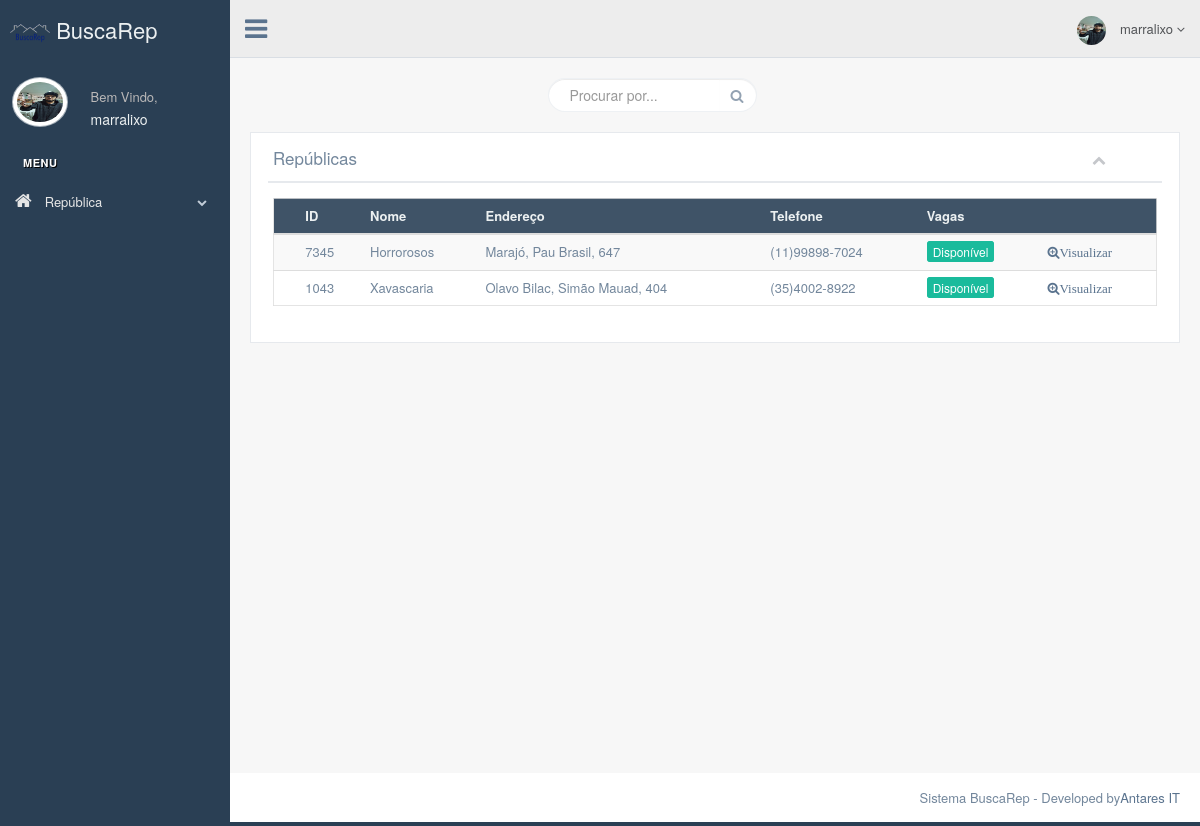
Page /production/loged_page_user.php (signed in) on the committed database.
### tables this page shows
CREATE TABLE `republica` (
  `id` int(8) NOT NULL,
  `name` varchar(25) NOT NULL,
  `type` varchar(10) NOT NULL,
  `state` varchar(20) NOT NULL,
  `city` varchar(30) NOT NULL,
  `street` varchar(45) NOT NULL,
  `neighborhood` varchar(20) NOT NULL,
  `number` int(4) NOT NULL,
  `complement` varchar(15) NOT NULL,
  `email` varchar(45) NOT NULL,
  `phone` varchar(20) NOT NULL,
  `qtd` int(2) NOT NULL,
  `services` varchar(80) DEFAULT NULL,
  `agency` varchar(20) NOT NULL,
  `dweller` int(2) NOT NULL DEFAULT '0',
  `able` tinyint(1) NOT NULL DEFAULT '1',
  `img_name` varchar(40) DEFAULT NULL,
  `ativo` tinyint(1) NOT NULL DEFAULT '1',
  `responsavel` varchar(20) NOT NULL
);

### production/loged_page_user.php (the view, shortened to what this page needs)
<?php
include_once __DIR__ . '/connection/connect.php';
$comando = "SELECT * FROM republica ORDER BY name ";
$resultado = $conn->query($comando);
?>
<!DOCTYPE html>
<html lang="en">
  <head>
    <link href="../vendors/bootstrap/dist/css/bootstrap.min.css" rel="stylesheet">
    <link href="../vendors/font-awesome/css/font-awesome.min.css" rel="stylesheet">
    <link href="../vendors/nprogress/nprogress.css" rel="stylesheet">
    <link href="../build/css/custom.min.css" rel="stylesheet">
  </head>
  <body class="nav-md">
    <div class="container body">
      <div class="main_container">
        <div class="col-md-3 left_col">
          <div class="left_col scroll-view">
			<div class="navbar nav_title" style="border: 0;"><a href="loged_page_user.php" class="site_title"> <img src="images/buscarep.png" width="40px" height="40px"> <span>BuscaRep</span></a></div>
            <div class="profile clearfix">
              <div class="profile_pic">
               <?php if ($_SESSION['user']['img_name'] == NULL):?>
               	<img src="images/user.png" alt="avatar" height="50px" width="50px" class="img-circle profile_img">
                <?php else:?>
                <img src="upload/<?=$_SESSION['user']['img_name']?>" height="50px" width="50px" alt="avatar" class="img-circle profile_img">
                <?php endif;?>
              </div>
              <div class="profile_info">
                <span>Bem Vindo,</span>
                <h2><?= $_SESSION['user']['user']?></h2>
              </div>
              <div class="clearfix"></div>
            </div>
            <br />
            <div id="sidebar-menu" class="main_menu_side hidden-print main_menu">
              <div class="menu_section">
                <h3>Menu</h3>
                <ul class="nav side-menu">
                  <li><a><em class="fa fa-home"></em> República <span class="fa fa-chevron-down"></span></a>
                  </li>
                </ul>
              </div>
            </div>
          </div>
        </div>
        <div class="top_nav">
          <div class="nav_menu">
            <nav>
              <div class="nav toggle">
                <a id="menu_toggle"><i class="fa fa-bars"></i></a>
              </div>
              <ul class="nav navbar-nav navbar-right">
                <li class="">
                  <a href="javascript:;" class="user-profile dropdown-toggle" data-toggle="dropdown" aria-expanded="false">
					<?php if ($_SESSION['user']['img_name'] == NULL):?>
					<img src="images/user.png" alt="">
					<?php else:?>
					<img src="upload/<?=$_SESSION['user']['img_name']?>" alt="">
					<?php endif;?><?= $_SESSION['user']['user']?>
                    <span class=" fa fa-angle-down"></span>
                  </a>
                </li>
              </ul>
            </nav>
          </div>
        </div>
        <div class="right_col" role="main">
          <div class="">
            <div class="page-title">
              <div class="title_right">
                <div class="col-md-5 col-sm-5 col-xs-12 form-group pull-right top_search">
                  <div class="input-group">
                    <input type="search" name="repsearch" class="form-control" placeholder="Procurar por...">
                    <span class="input-group-btn">
                      <button class="btn btn-default" type="button"><em class="fa fa-search"></em></button>
                    </span>
                  </div>
                </div>
              </div>
            </div>
				<div class="x_panel">
                  <div class="x_title">
                    <h2>Repúblicas</h2>
                    <ul class="nav navbar-right panel_toolbox">
                      <li><a class="collapse-link"><i class="fa fa-chevron-up"></i></a>
                      </li>
                    </ul>
                    <div class="clearfix"></div>
                  </div>
                  <div class="x_content">
                    <div class="table-responsive">
                      <table class="table table-striped jambo_table bulk_action">
                        <thead>
                          <tr class="headings">
                           	<th class="column-title"></th>
                            <th class="column-title">ID</th>
                            <th class="column-title">Nome</th>
                            <th class="column-title">Endereço</th>
                            <th class="column-title">Telefone</th>
                            <th class="column-title">Vagas</th>
                            <th class="column-title"></th>
                          </tr>
                        </thead>
                        <tbody>
                          <?php while($dado = mysqli_fetch_array($resultado)){ ?>
                           <tr class="even pointer">
                            <td class="a-center ">
                            </td>
                          	<td class=" "><?php echo $dado["id"]; ?></td>
                            <td class=" "><?php echo $dado["name"]; ?></td>
                            <td class=" "><?php echo $dado["neighborhood"] . ', ' .$dado["street"] . ', ' . $dado["number"]; ?></td>
                            <td class=" "><?php echo masc_tel($dado["phone"]);?></td>
                            <?php if($dado["able"]):?>
                            <td class=" "><botton class="border-dark bg-green btn-xs">Disponível</td>
                            <?php else:?>
                            <td class=" "><botton class="border-dark bg-red btn-xs">Indisponível</td>
                            <?php endif; ?>
                           	<td>
                            <a href="rep_view_page.php?id=<?php echo $dado["id"]?>" class="fa fa-search-plus" class="btn btn-xs">Visualizar</a>
                          	</td>
                          </tr>
                          <?php } ?>
                        </tbody>
                      </table>
                    </div>
                  </div>
                </div>
              </div>
            </div>
          </div>
        </div>
        <footer>
          <div class="pull-right">
            Sistema BuscaRep - Developed by<a href="https://antaresit.com">Antares IT</a>
          </div>
          <div class="clearfix"></div>
        </footer>
	<?php
	    function masc_tel($TEL) {
		$tam = strlen(preg_replace("/[^0-9]/", "", $TEL));
		  if ($tam == 11) {
		  return "(".substr($TEL,0,2).")".substr($TEL,2,5)."-".substr($TEL,7,11);
		  }
		  if ($tam == 10) {
		  return "(".substr($TEL,0,2).")".substr($TEL,2,4)."-".substr($TEL,6,10);
		  }
	 	}
	?>
  </body>
</html>

### rows in the picture
republica: id "7345", name "Horrorosos", neighborhood "Marajó", street "Pau Brasil", number "647", phone "(11)99898-7024", able "Disponível"
republica: id "1043", name "Xavascaria", neighborhood "Olavo Bilac", street "Simão Mauad", number "404", phone "(35)4002-8922", able "Disponível"

### other values in the picture
$_SESSION['user']['user'] "marralixo"
